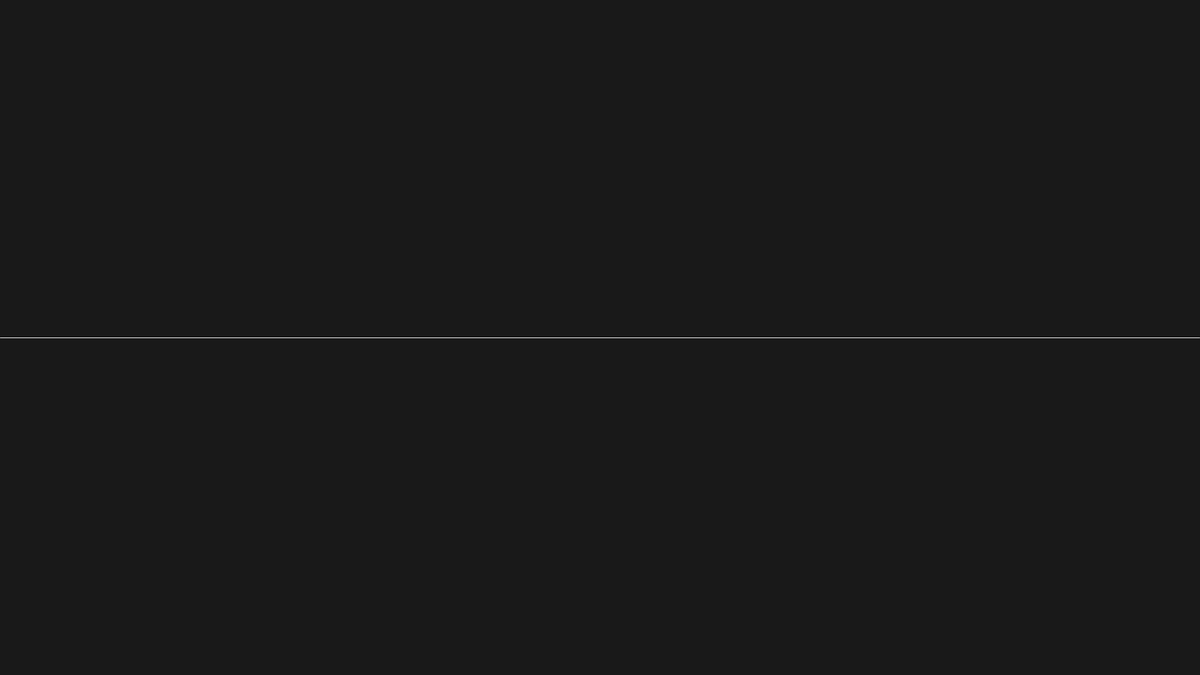
Frame 1 (no input)
Frame 60 (the mouse pressed at the canvas centre just before this capture): identical to frame 1, image omitted
Frame 120 (the mouse held since frame 60 and released just before this capture): identical to frame 1, image omitted

The Processing sketch that drew this single still picture (run headless with seeded random() and noise(); from frame 60 on, the mouse is pressed at the canvas centre):

// Processing sketch: LSystemFractalTrees
// ── LSystemFractalTrees.pde
String axiom;
String sentence, nextSentence;
float len = 100;
float angle;

boolean horizontal = true;
static final int PUSHES = 256;

Rule[] rules;

void setup() {
    size(1920, 1080);
    background(25, 25, 25);
    angle = radians(25);

    axiom = xenakisTreeAxiom;
    rules = xenakisTree;
    sentence = axiom;

    turtle();
}

void draw() {}

void generate() {
    // len *= 0.5;
    nextSentence = "";
    for (int i = 0; i < sentence.length(); i++) {
        String current = str(sentence.charAt(i));
        boolean transformed = false;
        for (int j = 0; j < rules.length; j++) {
            if (current.equals(rules[j].input)) {
                nextSentence += rules[j].output;
                transformed = true;
            }
        }
        if (!transformed) {
            nextSentence += current;
        }
    }
    sentence = nextSentence;
    background(25, 25, 25);
}

void turtle() {
    println(sentence);
    background(25, 25, 25);
    stroke(255);
    resetMatrix();

    if (horizontal) {
        translate(0, height / 2);
        rotate(radians(90));
    } else {
        translate(width / 2, height);
    }  

    for (int i = 0; i < sentence.length(); i++) {
        String current = str(sentence.charAt(i));
        if (current.equals("F")) {
            line(0, 0, 0, -width);
            translate(0, -len);
        } else if (current.equals("+")) {
            //angle = radians(random(25, 45));
            rotate(angle);
        } else if (current.equals("-")) {
            //angle = radians(random(25, 45));
            rotate(-angle);
        } else if (current.equals("[")) {
            push();
        } else if (current.equals("]")) {
            pop();
        }
    }
}

void mouseClicked() {
    generate();
    turtle();
}

// ── Rules.pde
class Rule {
    String input;
    String output;

    Rule(String in , String out) {
        input = in ;
        output = out;
    }
}


Rule[] fractalTree = {
    new Rule("F", "FF+[+F-F-F]-[-F+F+F]")
};

String fractalTreeAxioM = "F";

Rule[] complexFractalTree = {
    new Rule("F", "FF"),
    new Rule("X", "F-[[X]+X]+F[+FX]-X")
};

String complexFractalTreeAxiom = "X";

// len *= 0.8;
Rule[] fractalBush = {
    new Rule("F", "F+[F-F-F]-[-F+F+F]")
};

String fractalBushAxiom = "F";


Rule[] myFractalTree = {
    new Rule("F", "F[+F]F[-FF+F]F[+F]")
};

String myFractalTreeAxiom = "F";


Rule[] xenakisTree = {
    new Rule("F", "F[+F]F[-F]F"),   
    new Rule("+", ""),
    new Rule("-", ""),
};

String xenakisTreeAxiom = "F";
